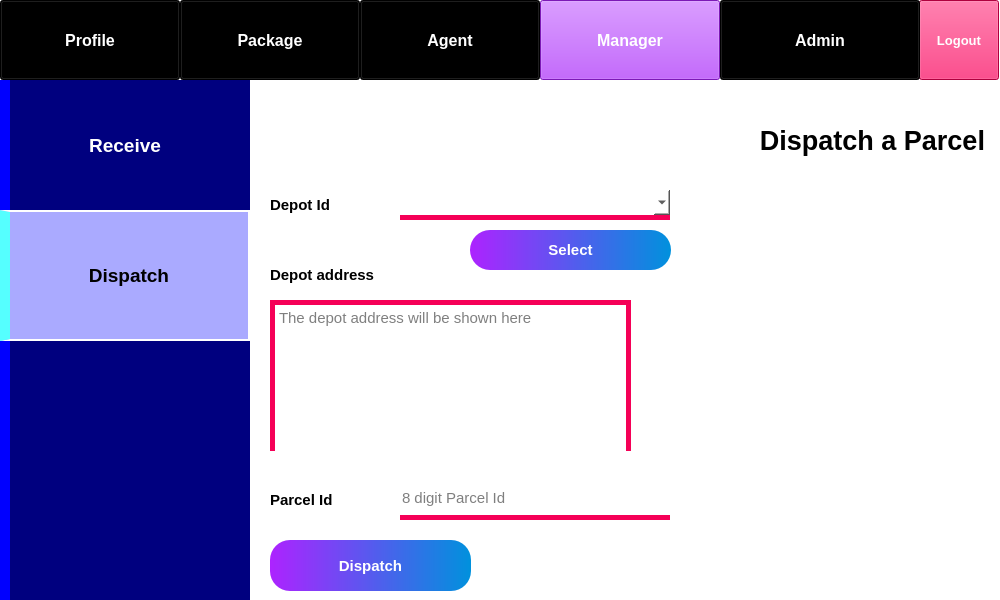
<?xml version="1.0" encoding="UTF-8"?>
<ui version="4.0">
 <class>Form</class>
 <widget class="QWidget" name="Form">
  <property name="geometry">
   <rect>
    <x>0</x>
    <y>0</y>
    <width>1000</width>
    <height>600</height>
   </rect>
  </property>
  <property name="minimumSize">
   <size>
    <width>1000</width>
    <height>600</height>
   </size>
  </property>
  <property name="windowTitle">
   <string>PMS - Dispatch Parcel</string>
  </property>
  <property name="styleSheet">
   <string notr="true">background-color: rgb(255, 255, 255);</string>
  </property>
  <widget class="QPushButton" name="pushButton_6">
   <property name="geometry">
    <rect>
     <x>270</x>
     <y>540</y>
     <width>201</width>
     <height>51</height>
    </rect>
   </property>
   <property name="font">
    <font>
     <pointsize>11</pointsize>
     <weight>75</weight>
     <bold>true</bold>
    </font>
   </property>
   <property name="styleSheet">
    <string notr="true">background-color: qlineargradient(spread:pad, x1:0, y1:0, x2:1, y2:0, stop:0 rgba(173, 35, 255, 255), stop:1 rgba(0, 145, 221, 255));
color: rgb(255, 255, 255);
border-radius: 20px;</string>
   </property>
   <property name="text">
    <string>Dispatch</string>
   </property>
  </widget>
  <widget class="QLabel" name="label_2">
   <property name="geometry">
    <rect>
     <x>619</x>
     <y>100</y>
     <width>381</width>
     <height>81</height>
    </rect>
   </property>
   <property name="font">
    <font>
     <pointsize>20</pointsize>
     <weight>75</weight>
     <bold>true</bold>
    </font>
   </property>
   <property name="text">
    <string>Dispatch a Parcel  </string>
   </property>
   <property name="alignment">
    <set>Qt::AlignRight|Qt::AlignTrailing|Qt::AlignVCenter</set>
   </property>
  </widget>
  <widget class="QLabel" name="label_9">
   <property name="geometry">
    <rect>
     <x>270</x>
     <y>190</y>
     <width>111</width>
     <height>30</height>
    </rect>
   </property>
   <property name="font">
    <font>
     <pointsize>11</pointsize>
     <weight>75</weight>
     <bold>true</bold>
    </font>
   </property>
   <property name="text">
    <string>Depot Id</string>
   </property>
  </widget>
  <widget class="QLabel" name="label_13">
   <property name="geometry">
    <rect>
     <x>270</x>
     <y>480</y>
     <width>101</width>
     <height>40</height>
    </rect>
   </property>
   <property name="font">
    <font>
     <pointsize>11</pointsize>
     <weight>75</weight>
     <bold>true</bold>
    </font>
   </property>
   <property name="text">
    <string>Parcel Id</string>
   </property>
  </widget>
  <widget class="QPushButton" name="pushButton_10">
   <property name="geometry">
    <rect>
     <x>470</x>
     <y>230</y>
     <width>201</width>
     <height>40</height>
    </rect>
   </property>
   <property name="font">
    <font>
     <pointsize>11</pointsize>
     <weight>75</weight>
     <bold>true</bold>
    </font>
   </property>
   <property name="styleSheet">
    <string notr="true">background-color: qlineargradient(spread:pad, x1:0, y1:0, x2:1, y2:0, stop:0 rgba(173, 35, 255, 255), stop:1 rgba(0, 145, 221, 255));
color: rgb(255, 255, 255);
border-radius: 20px;</string>
   </property>
   <property name="text">
    <string>Select</string>
   </property>
  </widget>
  <widget class="QPushButton" name="pushButton_9">
   <property name="geometry">
    <rect>
     <x>0</x>
     <y>210</y>
     <width>250</width>
     <height>131</height>
    </rect>
   </property>
   <property name="font">
    <font>
     <pointsize>14</pointsize>
     <weight>75</weight>
     <bold>true</bold>
    </font>
   </property>
   <property name="styleSheet">
    <string notr="true">background-color: rgb(170, 170, 255);
color: rgb(0, 0, 0);
border: 2px solid white;
border-left: 10px solid rgb(85, 255, 255);</string>
   </property>
   <property name="text">
    <string>Dispatch</string>
   </property>
   <property name="flat">
    <bool>true</bool>
   </property>
  </widget>
  <widget class="QLabel" name="label_5">
   <property name="geometry">
    <rect>
     <x>650</x>
     <y>280</y>
     <width>341</width>
     <height>311</height>
    </rect>
   </property>
   <property name="text">
    <string/>
   </property>
   <property name="pixmap">
    <pixmap>../images/agent pickup.png</pixmap>
   </property>
   <property name="scaledContents">
    <bool>true</bool>
   </property>
  </widget>
  <widget class="QLineEdit" name="lineEdit">
   <property name="geometry">
    <rect>
     <x>400</x>
     <y>480</y>
     <width>270</width>
     <height>40</height>
    </rect>
   </property>
   <property name="font">
    <font>
     <pointsize>11</pointsize>
    </font>
   </property>
   <property name="styleSheet">
    <string notr="true">border: none;
border-bottom: 5px solid rgb(245, 0, 87);</string>
   </property>
   <property name="placeholderText">
    <string>8 digit Parcel Id</string>
   </property>
  </widget>
  <widget class="QPushButton" name="pushButton_7">
   <property name="geometry">
    <rect>
     <x>919</x>
     <y>0</y>
     <width>80</width>
     <height>80</height>
    </rect>
   </property>
   <property name="font">
    <font>
     <pointsize>10</pointsize>
     <weight>75</weight>
     <bold>true</bold>
    </font>
   </property>
   <property name="styleSheet">
    <string notr="true">background-color: rgb(245, 0, 87);
color: rgb(255, 255, 255);</string>
   </property>
   <property name="text">
    <string>Logout</string>
   </property>
  </widget>
  <widget class="QPushButton" name="pushButton">
   <property name="geometry">
    <rect>
     <x>0</x>
     <y>0</y>
     <width>180</width>
     <height>80</height>
    </rect>
   </property>
   <property name="font">
    <font>
     <pointsize>12</pointsize>
     <weight>75</weight>
     <bold>true</bold>
    </font>
   </property>
   <property name="styleSheet">
    <string notr="true">background-color: rgb(0, 0, 0);
color: rgb(255, 255, 255);</string>
   </property>
   <property name="text">
    <string>Profile</string>
   </property>
  </widget>
  <widget class="QComboBox" name="comboBox">
   <property name="geometry">
    <rect>
     <x>400</x>
     <y>190</y>
     <width>270</width>
     <height>30</height>
    </rect>
   </property>
   <property name="styleSheet">
    <string notr="true">border: none;
border-bottom: 5px solid rgb(245, 0, 87);</string>
   </property>
  </widget>
  <widget class="QLabel" name="label">
   <property name="geometry">
    <rect>
     <x>0</x>
     <y>80</y>
     <width>250</width>
     <height>520</height>
    </rect>
   </property>
   <property name="styleSheet">
    <string notr="true">background-color: rgb(0, 0, 127);
border-left: 10px solid rgb(0, 0, 255);</string>
   </property>
   <property name="text">
    <string/>
   </property>
  </widget>
  <widget class="QPushButton" name="pushButton_5">
   <property name="geometry">
    <rect>
     <x>720</x>
     <y>0</y>
     <width>200</width>
     <height>80</height>
    </rect>
   </property>
   <property name="font">
    <font>
     <pointsize>12</pointsize>
     <weight>75</weight>
     <bold>true</bold>
    </font>
   </property>
   <property name="styleSheet">
    <string notr="true">background-color: rgb(0, 0, 0);
color: rgb(255, 255, 255);</string>
   </property>
   <property name="text">
    <string>Admin</string>
   </property>
  </widget>
  <widget class="QPushButton" name="pushButton_3">
   <property name="geometry">
    <rect>
     <x>360</x>
     <y>0</y>
     <width>180</width>
     <height>80</height>
    </rect>
   </property>
   <property name="font">
    <font>
     <pointsize>12</pointsize>
     <weight>75</weight>
     <bold>true</bold>
    </font>
   </property>
   <property name="styleSheet">
    <string notr="true">background-color: rgb(0, 0, 0);
color: rgb(255, 255, 255);</string>
   </property>
   <property name="text">
    <string>Agent</string>
   </property>
  </widget>
  <widget class="QTextBrowser" name="textBrowser">
   <property name="geometry">
    <rect>
     <x>270</x>
     <y>300</y>
     <width>361</width>
     <height>151</height>
    </rect>
   </property>
   <property name="font">
    <font>
     <family>MS Shell Dlg 2</family>
     <pointsize>11</pointsize>
     <weight>50</weight>
     <italic>false</italic>
     <bold>false</bold>
    </font>
   </property>
   <property name="styleSheet">
    <string notr="true">border: 5px solid rgb(245, 0, 87);
border-bottom: none;
font: 11pt &quot;MS Shell Dlg 2&quot;;</string>
   </property>
   <property name="placeholderText">
    <string>The depot address will be shown here</string>
   </property>
  </widget>
  <widget class="QLabel" name="label_8">
   <property name="geometry">
    <rect>
     <x>270</x>
     <y>260</y>
     <width>181</width>
     <height>30</height>
    </rect>
   </property>
   <property name="font">
    <font>
     <pointsize>11</pointsize>
     <weight>75</weight>
     <bold>true</bold>
    </font>
   </property>
   <property name="text">
    <string>Depot address</string>
   </property>
  </widget>
  <widget class="QPushButton" name="pushButton_2">
   <property name="geometry">
    <rect>
     <x>180</x>
     <y>0</y>
     <width>180</width>
     <height>80</height>
    </rect>
   </property>
   <property name="font">
    <font>
     <pointsize>12</pointsize>
     <weight>75</weight>
     <bold>true</bold>
    </font>
   </property>
   <property name="styleSheet">
    <string notr="true">background-color: rgb(0, 0, 0);
color: rgb(255, 255, 255);</string>
   </property>
   <property name="text">
    <string>Package</string>
   </property>
  </widget>
  <widget class="QPushButton" name="pushButton_8">
   <property name="geometry">
    <rect>
     <x>0</x>
     <y>80</y>
     <width>250</width>
     <height>131</height>
    </rect>
   </property>
   <property name="font">
    <font>
     <pointsize>14</pointsize>
     <weight>75</weight>
     <bold>true</bold>
    </font>
   </property>
   <property name="styleSheet">
    <string notr="true">background-color: rgb(0, 0, 127);
color: rgb(255, 255, 255);
border-left: 10px solid rgb(0, 0, 255);</string>
   </property>
   <property name="text">
    <string>Receive</string>
   </property>
   <property name="flat">
    <bool>true</bool>
   </property>
  </widget>
  <widget class="QPushButton" name="pushButton_4">
   <property name="geometry">
    <rect>
     <x>540</x>
     <y>0</y>
     <width>180</width>
     <height>80</height>
    </rect>
   </property>
   <property name="font">
    <font>
     <pointsize>12</pointsize>
     <weight>75</weight>
     <bold>true</bold>
    </font>
   </property>
   <property name="styleSheet">
    <string notr="true">background-color: rgb(173, 35, 255);
color: rgb(255, 255, 255);
</string>
   </property>
   <property name="text">
    <string>Manager</string>
   </property>
  </widget>
  <zorder>pushButton_6</zorder>
  <zorder>label_2</zorder>
  <zorder>label_9</zorder>
  <zorder>label_13</zorder>
  <zorder>pushButton_10</zorder>
  <zorder>label_5</zorder>
  <zorder>lineEdit</zorder>
  <zorder>pushButton_7</zorder>
  <zorder>pushButton</zorder>
  <zorder>comboBox</zorder>
  <zorder>label</zorder>
  <zorder>pushButton_5</zorder>
  <zorder>pushButton_3</zorder>
  <zorder>textBrowser</zorder>
  <zorder>label_8</zorder>
  <zorder>pushButton_2</zorder>
  <zorder>pushButton_8</zorder>
  <zorder>pushButton_4</zorder>
  <zorder>pushButton_9</zorder>
 </widget>
 <resources/>
 <connections/>
</ui>
